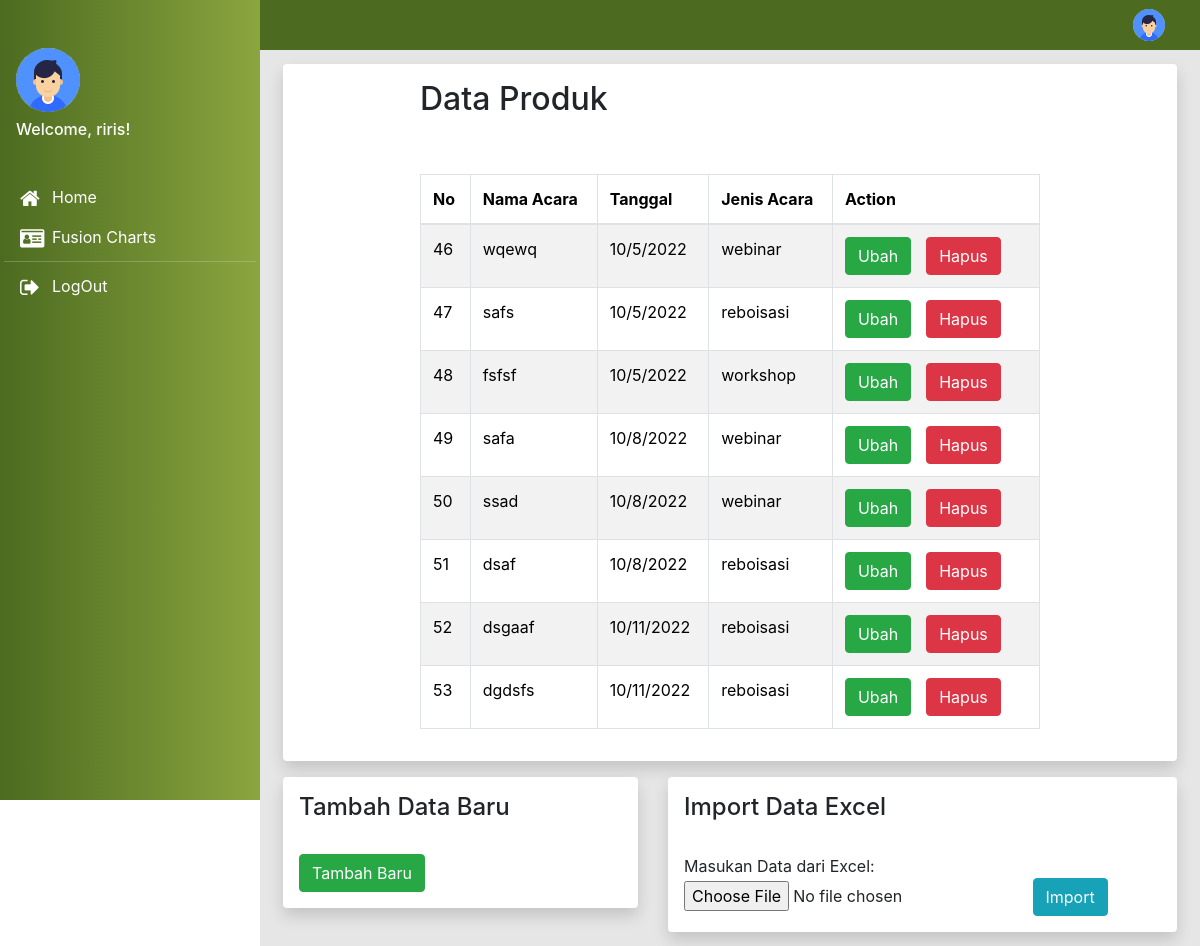
/index.php (signed in), run on the app's committed database.
### tables this page shows
CREATE TABLE `acara` (
  `id` int(50) NOT NULL,
  `nama_acara` varchar(150) NOT NULL,
  `tanggal_acara` varchar(100) NOT NULL,
  `jenis_acara` varchar(50) NOT NULL
);

### index.php (the view, shortened to what this page needs)
 <!DOCTYPE html>
<html lang="en">
<head>
    <link rel="stylesheet" href="./assets/app/css/bootstrap.min.css">
    <link rel="stylesheet" href="./assets/icons/css/font-awesome.min.css">
    <link rel="stylesheet" href="css/index.css">
    <link rel="stylesheet" href="https://stackpath.bootstrapcdn.com/font-awesome/4.7.0/css/font-awesome.min.css">
    <link rel="stylesheet" href="https://cdn.jsdelivr.net/npm/bootstrap@4.0.0/dist/css/bootstrap.min.css">
</head>
<body>
    <div>
        <nav class="navbar navbar-expand-md navbar-danger py-1" style="background-color: #4c6b20; position: fixed;">
            <div class="container-fluid">
                <div class="btn btn-default" id="btn-slider" type="button"></div>
                <ul class="nav ">
                    <li class="nav-item dropstart">
                        <a class="nav-link text-dark ps-3 pe-1 " href="index.php" id="navbarDropdown" role="button"
                            data-bs-toggle="dropdown">
                            <img src="img/user.jpeg" alt="user" class="img-user">
                        </a>
                    </li>
                </ul>
            </div>
        </nav>
        <div class="slider" id="sliders">
            <div class="slider-head">
                <div class="d-block pt-4 pb-3 px-3">
                    <img src="img/user.jpeg" alt="user" class="slider-img-user mb-2">
                    <form action="" method="POST" class="login-email">
                        <?php echo "<h6 class='text-white'>Welcome, " . $_SESSION['username'] ."!". "</h6>"; ?>
                    </form>
                </div>
            </div>
            <div class="slider-body px-1">
                <nav class="nav flex-column">
                    <a class="nav-link px-3 active" href="index.php">
                        <i class="fa fa-home fa-lg box-icon" aria-hidden="true"></i>Home
                    </a>
                    <a class="nav-link px-3" href="fusion.php">
                        <i class="fa fa-id-card fa-lg box-icon" aria-hidden="true"></i>Fusion Charts
                    </a>
                    <hr class="soft my-1 bg-white">
                    <a class="nav-link px-3" href="logout.php">
                        <i class="fa fa-sign-out fa-lg box-icon" aria-hidden="true"></i>LogOut
                    </a>
                </nav>
            </div>
        </div>
        <div class="main-pages">
            <div class="container-fluid">
                <div class="row g-2 mb-3">
                    <div class="col-12">
                        <div class="d-block bg-white rounded shadow p-3">
                        <div class="wrapper">
        <div class="container-fluid">
            <div class="row">
                <div class="col-md-12">
                    <div class="page-header clearfix">
                        <h2 class="pull-left">Data Produk</h2>
                        <br>
                    </div>
                    <br>
                    <br>
                    <?php
                    require_once "config.php";
                    $sql = "SELECT * FROM acara";
                    if($result = mysqli_query($conn, $sql)){
                        if(mysqli_num_rows($result) > 0){
                            echo "<table class='table table-bordered table-striped'>";
                                echo "<thead>";
                                    echo "<tr>";
                                        echo "<th align=center>No</th>";
                                        echo "<th>Nama Acara</th>";
                                        echo "<th>Tanggal</th>";
                                        echo "<th>Jenis Acara</th>";
                                        echo "<th>Action</th>";
                                    echo "</tr>";
                                echo "</thead>";
                                echo "<tbody>";
                                while($user_data = mysqli_fetch_array($result)) {
                                    echo "<tr>";
                                    echo "<td>".$user_data['id']."</td>";
                                    echo "<td>".$user_data['nama_acara']."</td>";
                                    echo "<td>".$user_data['tanggal_acara']."</td>";
                                    echo "<td>".$user_data['jenis_acara']."</td>";
                                        echo "<td>";
                                        echo "<a href='edit.php?id=". $user_data['id'] ."' title='Update Record' data-toggle='tooltip' class='btn btn-success'>Ubah</a>";
                                        echo "<a href='delete.php?id=". $user_data['id'] ."' title='Delete Record' data-toggle='tooltip' class='btn btn-danger'>Hapus</a>";
                                        echo "</td>";
                                    echo "</tr>";
                                }
                                echo "</tbody>";
                            echo "</table>";
                        } else{
                            echo "<p class='lead'><em>No records were found.</em></p>";
                        }
                    } else{
                        echo "ERROR: Could not able to execute $sql. " . mysqli_error($conn);
                    }
                    ?>
                </div>
            </div>
        </div>
    </div>
                        </div>
                    </div>
                </div>
                <div class="row g-2">
                    <div class="col-12 col-lg-5">
                        <div class="d-block rounded shadow bg-white p-3">
                            <h4>Tambah Data Baru</h4>
                            <br>
                        <a href="create.php" class="btn btn-success pull-center">Tambah Baru</a>
                        <br>
                        </div>
                    </div>
                    <div class="col-12 col-lg-7">
                        <div class="d-block rounded shadow bg-white p-3">
                        <h4>Import Data Excel</h4>
                        <br>
                    <form method="POST" enctype="multipart/form-data" action="">
                        Masukan Data dari Excel:
                        <input name="filexls" type="file" required="required" id="fomrFile">
                        <input name="submit" type="submit" value="Import" class="btn btn-info">
                            <br>
                        </div>
                    </div>
                </div>
            </div>
        </div>
    </div>
</body>
</html>

### css/index.css (style rules this page uses)
.navbar { position: fixed; top: 0; width: 100%; height: 50px; z-index: 5; padding-top: .1rem!important; }
.navbar .nav-item .img-user { width: 32px; height: 32px; border-radius: 50%; background-repeat: no-repeat; background-size: cover; background-position: center; }
.slider { width: 260px; height: 100vh; position: fixed; background: #8ba53f; background: -webkit-linear-gradient(to right, #4c6b20, #8ba53f); background: linear-gradient(to right, #4c6b20, #8ba53f); transition: all 0.3s; z-index: 9; }
.slider-head { padding-top: 24px; padding-bottom: 14px; }
.slider-head .slider-img-user { width: 64px; height: 64px; border-radius: 50%; background-repeat: no-repeat; background-size: cover; background-position: center; }
.slider-body .nav .nav-link { color: white; border-radius: 4px; transition: all 0.3s; }
.slider-body .nav .nav-link .box-icon { width: 24px; margin-right: 8px; }
.main-pages { position: relative; top: 50px; margin-left: 260px; height: auto; padding: 14px 8px 14px 8px; background-color: rgb(230,230,230); transition: all 0.3s; z-index: 1; }

### index.php (style rules this page uses)
.wrapper { width: 650px; margin: 0 auto; }
.page-header h2 { margin-top: 0; }
table tr td:last-child a { margin-right: 15px; }

### data on the page
acara: id "46", nama_acara "wqewq", tanggal_acara "10/5/2022", jenis_acara "webinar"
acara: id "47", nama_acara "safs", tanggal_acara "10/5/2022", jenis_acara "reboisasi"
acara: id "48", nama_acara "fsfsf", tanggal_acara "10/5/2022", jenis_acara "workshop"
acara: id "49", nama_acara "safa", tanggal_acara "10/8/2022", jenis_acara "webinar"
acara: id "50", nama_acara "ssad", tanggal_acara "10/8/2022", jenis_acara "webinar"
acara: id "51", nama_acara "dsaf", tanggal_acara "10/8/2022", jenis_acara "reboisasi"
acara: id "52", nama_acara "dsgaaf", tanggal_acara "10/11/2022", jenis_acara "reboisasi"
acara: id "53", nama_acara "dgdsfs", tanggal_acara "10/11/2022", jenis_acara "reboisasi"

### other printed values
$_SESSION['username'] "riris"
